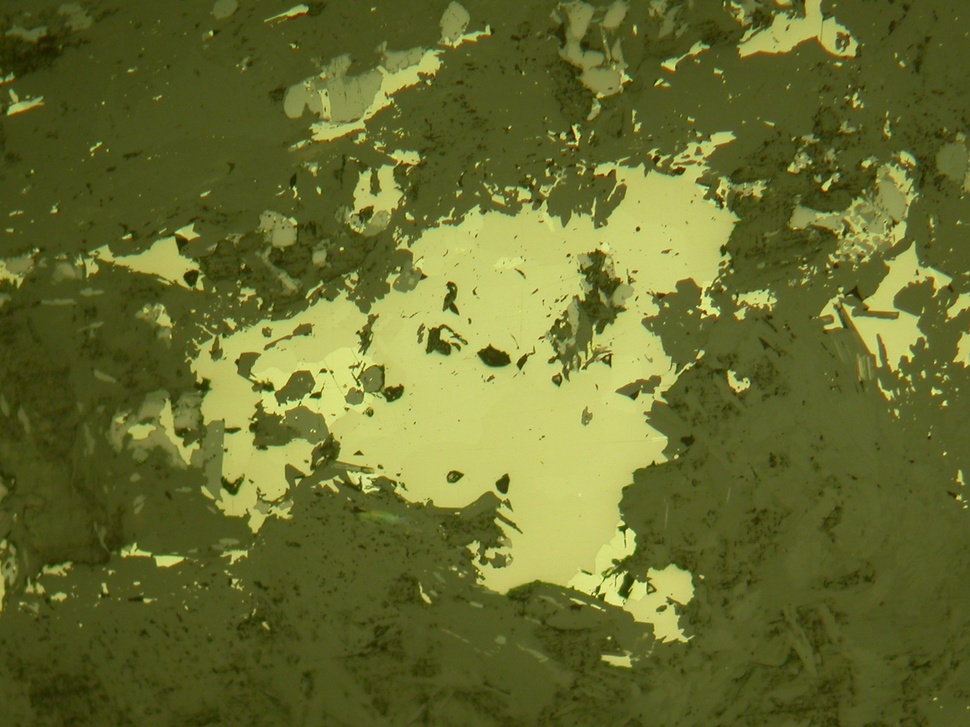
#> input picture data/photos_of_ores_pt1/talc-bearing_ores/2550374-2 10х.JPG, 970 x 727 px, shrunk from 2272 x 1704 before the run
$ python -i image_preprocessing.py   (imports and definitions only)
#> lines starting #> are read from the running program, lines starting #| are printed output that depends on the picture
#> further down, picture is the input picture: shape (727, 970, 3); mean B, G, R 45.6, 108.4, 102.6
import cv2


def normalize_illumination(image, clip_limit=2.0, tile_grid_size=(8, 8)):
#> called with clip_limit = 2, tile_grid_size = (8, 8)
    lab = cv2.cvtColor(image, cv2.COLOR_BGR2LAB)
#> lab: shape (727, 970, 3); mean of channels 0, 1, 2 110.7, 116.2, 161.5
    l, a, b = cv2.split(lab)
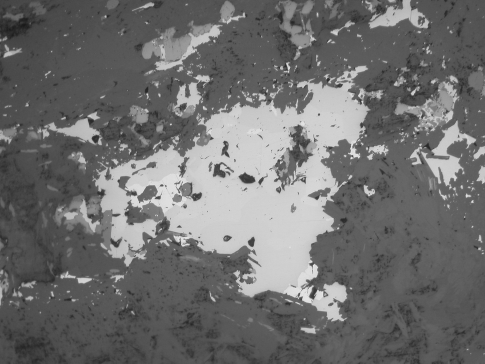
#> l: shape (727, 970) (shown at 1/2 size); min 23, max 248, mean 110.7
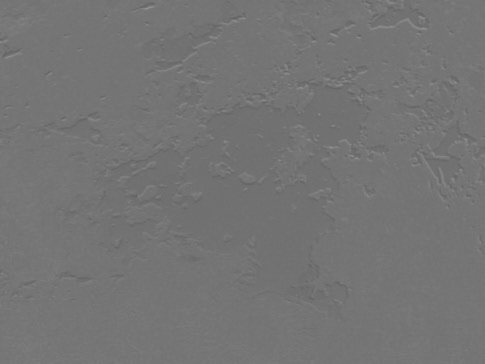
#> a: shape (727, 970) (shown at 1/2 size); min 96, max 150, mean 116.2
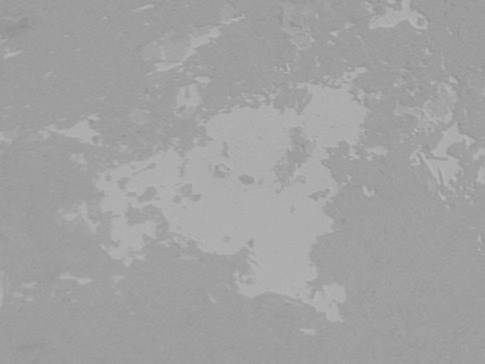
#> b: shape (727, 970) (shown at 1/2 size); min 137, max 188, mean 161.5

    clahe = cv2.createCLAHE(clipLimit=clip_limit, tileGridSize=tile_grid_size)
    l_eq = clahe.apply(l)
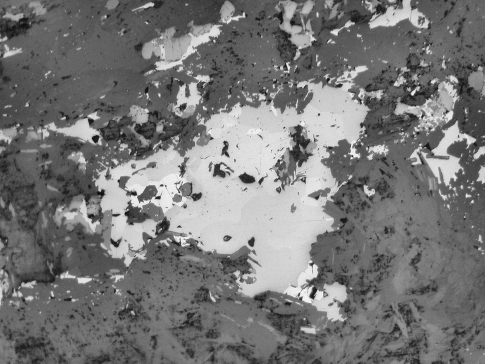
#> l_eq: shape (727, 970) (shown at 1/2 size); min 13, max 251, mean 118.8

    lab_eq = cv2.merge([l_eq, a, b])
#> lab_eq: shape (727, 970, 3); mean of channels 0, 1, 2 118.8, 116.2, 161.5
    result = cv2.cvtColor(lab_eq, cv2.COLOR_LAB2BGR)
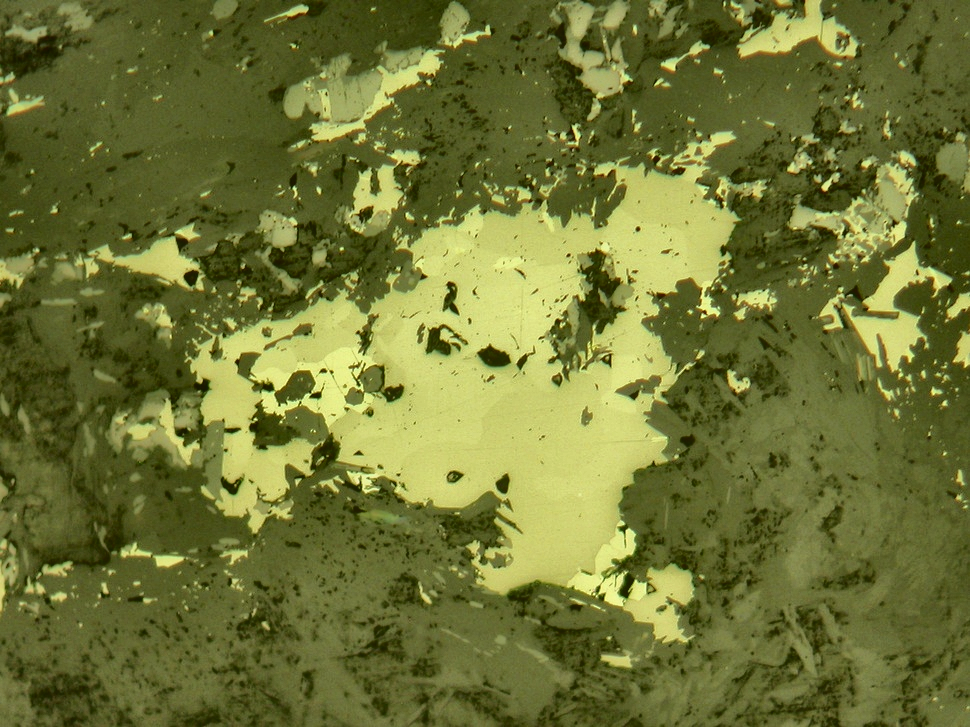
#> result: shape (727, 970, 3); mean B, G, R 53.4, 116.6, 110.9

    return result


# [13 lines left out: function denoise, not called in this run]

>>> import cv2
>>> picture = cv2.imread('../data/photos_of_ores_pt1/talc-bearing_ores/2550374-2 10х.JPG')
>>> result = normalize_illumination(picture)

$ run again, on data/photos_of_ores_pt1/talc-bearing_ores/2550375-1 10х.JPG
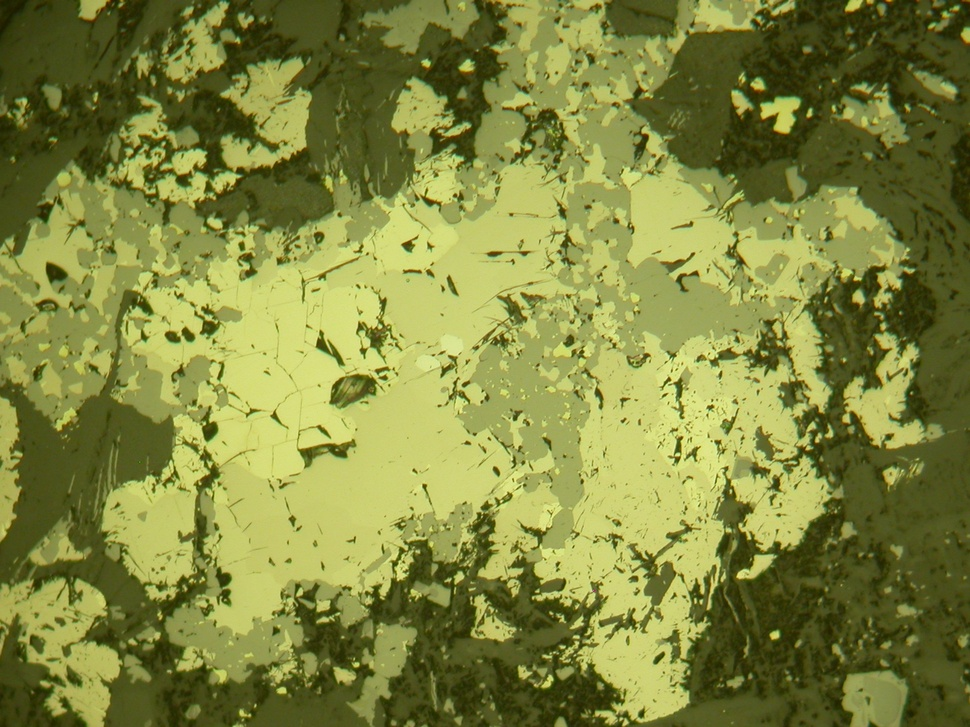
#> input picture data/photos_of_ores_pt1/talc-bearing_ores/2550375-1 10х.JPG, 970 x 727 px, shrunk from 2272 x 1704 before the run
#> picture is the input picture: shape (727, 970, 3); mean B, G, R 63.4, 135.1, 129.1
#> lab: shape (727, 970, 3); mean of channels 0, 1, 2 136.6, 115.2, 164.9
#> in normalize_illumination, `l_eq = clahe.apply(l)`:
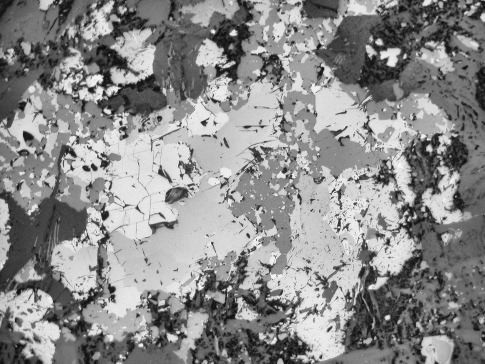
#> l_eq: shape (727, 970) (shown at 1/2 size); min 9, max 250, mean 139
#> lab_eq: shape (727, 970, 3); mean of channels 0, 1, 2 139, 115.2, 164.9
#> in normalize_illumination, `result = cv2.cvtColor(lab_eq, cv2.COLOR_LAB2BGR)`:
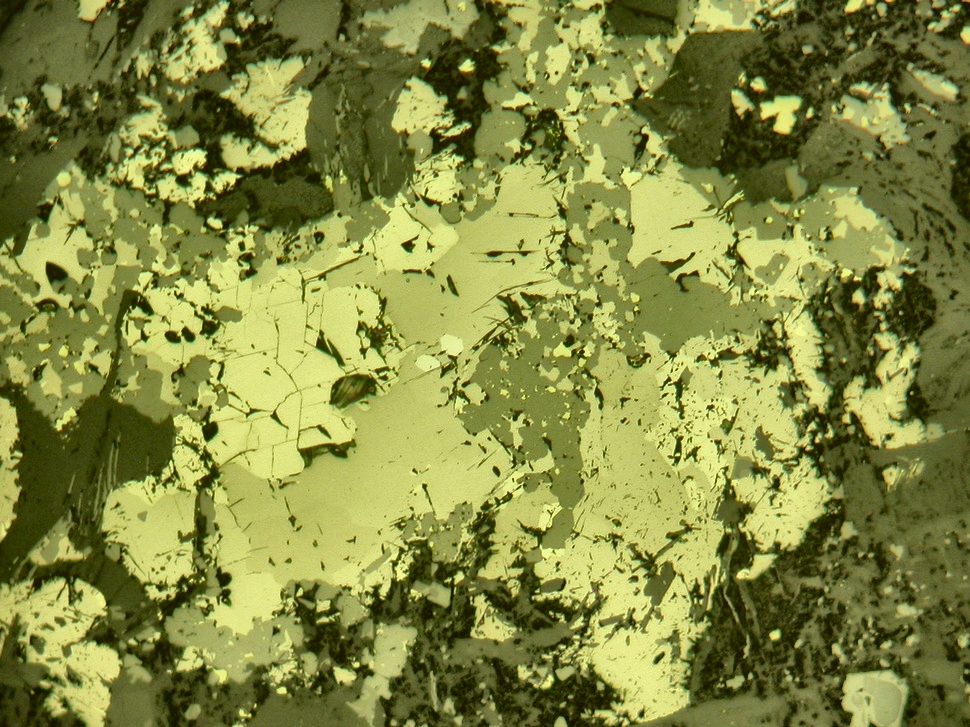
#> result: shape (727, 970, 3); mean B, G, R 66.9, 138, 132.2

$ run again, on data/photos_of_ores_pt1/talc-bearing_ores/2550375-3 5х.JPG
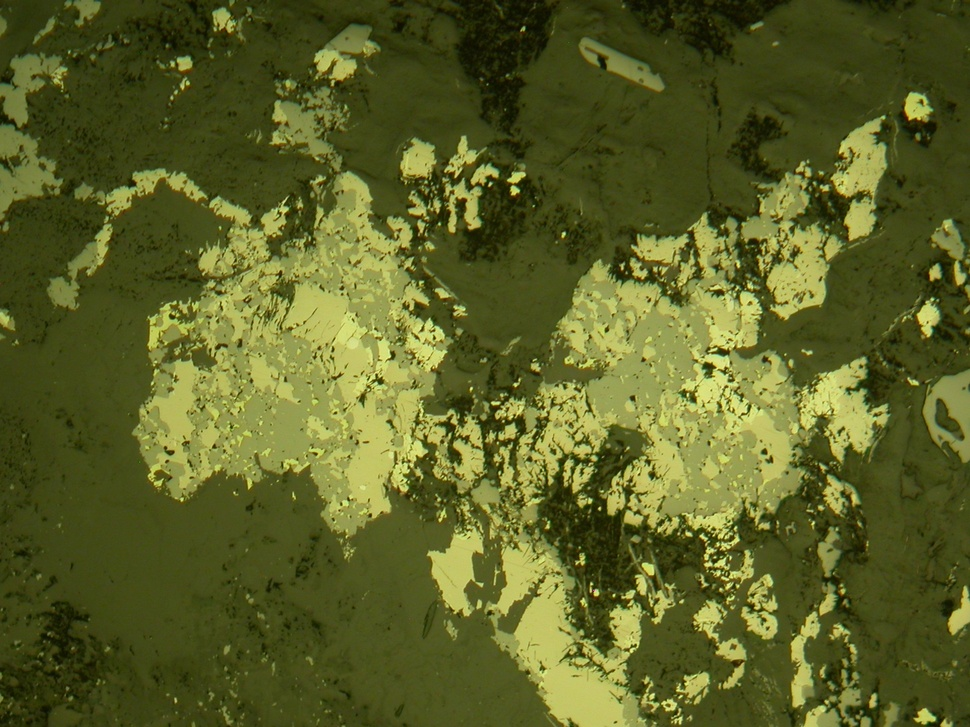
#> input picture data/photos_of_ores_pt1/talc-bearing_ores/2550375-3 5х.JPG, 970 x 727 px, shrunk from 2272 x 1704 before the run
#> picture is the input picture: shape (727, 970, 3); mean B, G, R 38.4, 96.7, 91
#> lab: shape (727, 970, 3); mean of channels 0, 1, 2 98.4, 116.8, 159.3
#> in normalize_illumination, `l_eq = clahe.apply(l)`:
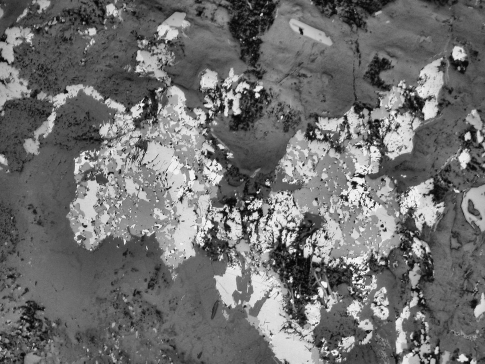
#> l_eq: shape (727, 970) (shown at 1/2 size); min 3, max 253, mean 111.2
#> lab_eq: shape (727, 970, 3); mean of channels 0, 1, 2 111.2, 116.8, 159.3
#> in normalize_illumination, `result = cv2.cvtColor(lab_eq, cv2.COLOR_LAB2BGR)`:
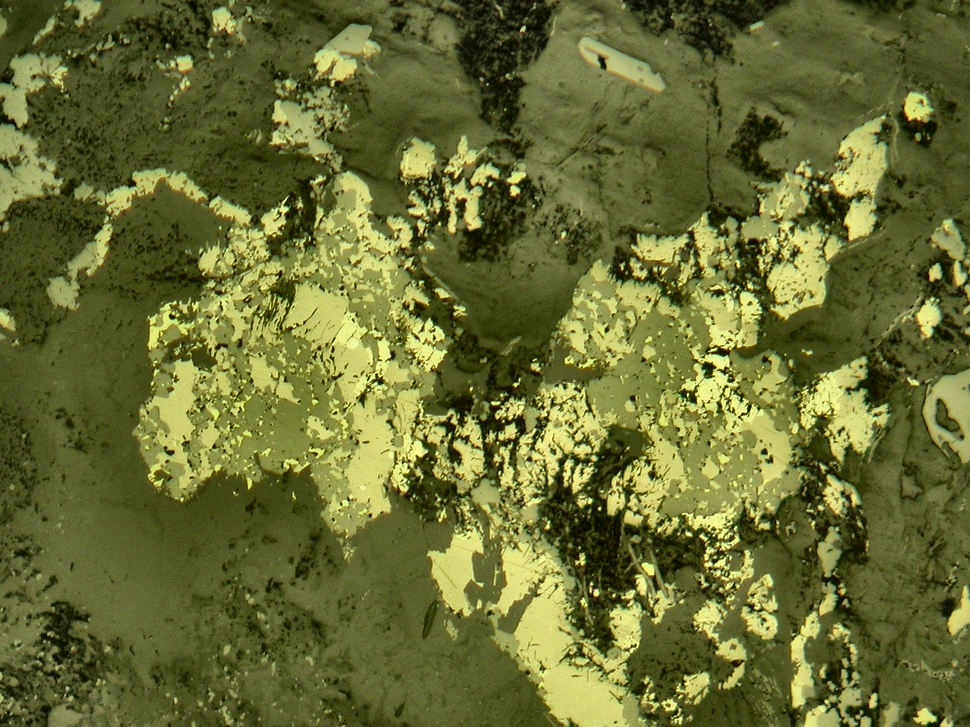
#> result: shape (727, 970, 3); mean B, G, R 50.7, 109.2, 103.9
